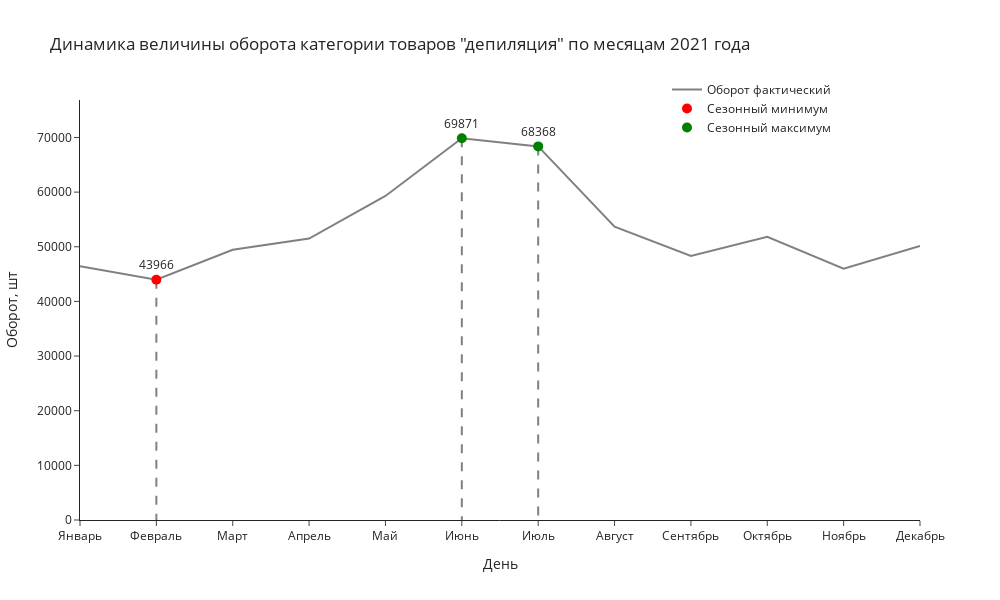
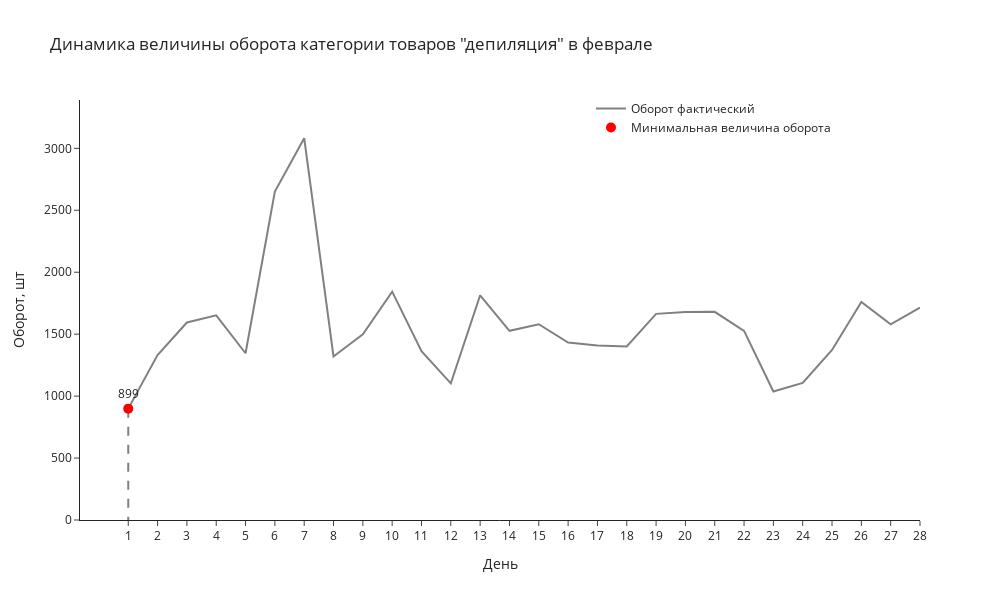
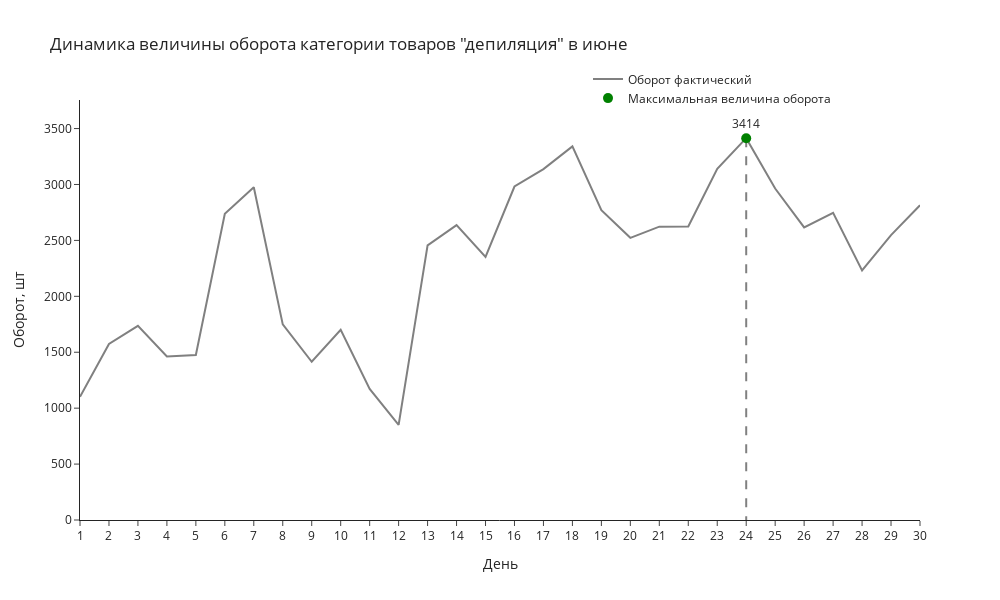
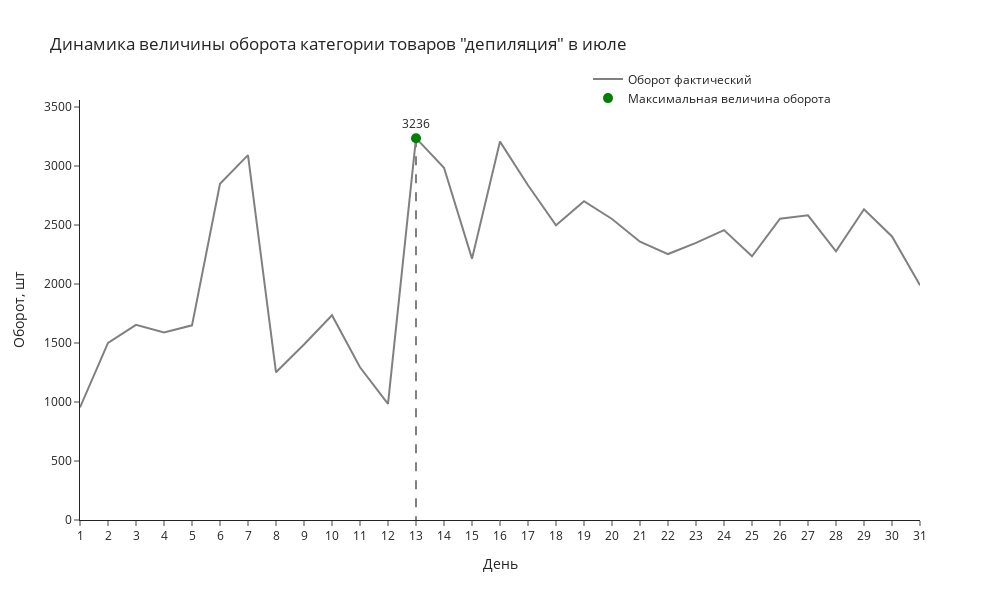

These figures' notebook cell, in order:
### Code cell
find_peak(nes_data)

### Figure 1 — Plotly figure (JSON) as saved in the notebook; plotly's stock layout.template omitted (floating-point values rounded to 4 significant figures)
{"data": [{"line": {"color": "gray", "width": 2}, "mode": "lines", "name": "Оборот фактический", "type": "scatter", "x": ["Январь", "Февраль", "Март", "Апрель", "Май", "Июнь", "Июль", "Август", "Сентябрь", "Октябрь", "Ноябрь", "Декабрь"], "y": [46449, 43966, 49460, 51513, 59304, 69871, 68368, 53665, 48306, 51831, 45994, 50166]}, {"line": {"color": "gray", "dash": "dash", "width": 2}, "mode": "lines", "name": "", "showlegend": false, "type": "scatter", "x": ["Июнь", "Июнь"], "y": [69871, 0]}, {"line": {"color": "gray", "dash": "dash", "width": 2}, "mode": "lines", "name": "", "showlegend": false, "type": "scatter", "x": ["Июль", "Июль"], "y": [68368, 0]}, {"line": {"color": "gray", "dash": "dash", "width": 2}, "mode": "lines", "name": "", "showlegend": false, "type": "scatter", "x": ["Февраль", "Февраль"], "y": [43966, 0]}, {"marker": {"color": "red", "size": 10}, "mode": "markers+text", "name": "Сезонный минимум", "text": ["43966"], "textposition": "top center", "type": "scatter", "x": ["Февраль"], "y": [43966]}, {"marker": {"color": "green", "size": 10}, "mode": "markers+text", "name": "Сезонный максимум", "text": ["69871", "68368"], "textposition": "top center", "type": "scatter", "x": ["Июнь", "Июль"], "y": [69871, 68368]}], "layout": {"height": 600, "legend": {"x": 0.9, "xanchor": "right", "y": 0.9, "yanchor": "bottom"}, "showlegend": true, "title": {"text": "Динамика величины оборота категории товаров \"депиляция\" по месяцам 2021 года"}, "width": 1000, "xaxis": {"title": {"text": "День"}}, "yaxis": {"range": [0, 76860.0], "tickformat": "f.", "title": {"text": "Оборот, шт"}}}}

### Figure 2 — Plotly figure (JSON) as saved in the notebook; plotly's stock layout.template omitted (floating-point values rounded to 4 significant figures)
{"data": [{"line": {"color": "gray", "width": 2}, "mode": "lines", "name": "Оборот фактический", "type": "scatter", "x": ["1", "2", "3", "4", "5", "6", "7", "8", "9", "10", "11", "12", "13", "14", "15", "16", "17", "18", "19", "20", "21", "22", "23", "24", "25", "26", "27", "28"], "y": [899, 1331, 1594, 1652, 1346, 2651, 3082, 1320, 1499, 1843, 1363, 1103, 1814, 1527, 1580, 1432, 1409, 1401, 1664, 1679, 1680, 1527, 1037, 1106, 1373, 1760, 1579, 1715]}, {"line": {"color": "gray", "dash": "dash", "width": 2}, "mode": "lines", "name": "", "showlegend": false, "type": "scatter", "x": ["1", "1"], "y": [899, 0]}, {"marker": {"color": "red", "size": 10}, "mode": "markers+text", "name": "Минимальная величина оборота", "text": ["899"], "textposition": "top center", "type": "scatter", "x": ["1"], "y": [899]}], "layout": {"height": 600, "legend": {"x": 0.9, "xanchor": "right", "y": 0.9, "yanchor": "bottom"}, "showlegend": true, "title": {"text": "Динамика величины оборота категории товаров \"депиляция\" в феврале"}, "width": 1000, "xaxis": {"title": {"text": "День"}}, "yaxis": {"range": [0, 3390.0], "tickformat": "f.", "title": {"text": "Оборот, шт"}}}}

### Figure 3 — Plotly figure (JSON) as saved in the notebook; plotly's stock layout.template omitted (floating-point values rounded to 4 significant figures)
{"data": [{"line": {"color": "gray", "width": 2}, "mode": "lines", "name": "Оборот фактический", "type": "scatter", "x": ["1", "2", "3", "4", "5", "6", "7", "8", "9", "10", "11", "12", "13", "14", "15", "16", "17", "18", "19", "20", "21", "22", "23", "24", "25", "26", "27", "28", "29", "30"], "y": [1101, 1574, 1736, 1463, 1475, 2738, 2975, 1749, 1415, 1701, 1172, 851, 2456, 2637, 2352, 2982, 3137, 3341, 2770, 2523, 2623, 2625, 3141, 3414, 2964, 2616, 2747, 2232, 2547, 2814]}, {"line": {"color": "gray", "dash": "dash", "width": 2}, "mode": "lines", "name": "", "showlegend": false, "type": "scatter", "x": ["24", "24"], "y": [3414, 0]}, {"marker": {"color": "green", "size": 10}, "mode": "markers+text", "name": "Максимальная величина оборота", "text": ["3414"], "textposition": "top center", "type": "scatter", "x": ["24"], "y": [3414]}], "layout": {"height": 600, "legend": {"x": 0.9, "xanchor": "right", "y": 0.97, "yanchor": "bottom"}, "showlegend": true, "title": {"text": "Динамика величины оборота категории товаров \"депиляция\" в июне"}, "width": 1000, "xaxis": {"title": {"text": "День"}}, "yaxis": {"range": [0, 3755.0], "tickformat": "f.", "title": {"text": "Оборот, шт"}}}}

### Figure 4 — Plotly figure (JSON) as saved in the notebook; plotly's stock layout.template omitted (floating-point values rounded to 4 significant figures)
{"data": [{"line": {"color": "gray", "width": 2}, "mode": "lines", "name": "Оборот фактический", "type": "scatter", "x": ["1", "2", "3", "4", "5", "6", "7", "8", "9", "10", "11", "12", "13", "14", "15", "16", "17", "18", "19", "20", "21", "22", "23", "24", "25", "26", "27", "28", "29", "30", "31"], "y": [954, 1501, 1654, 1590, 1650, 2850, 3092, 1252, 1488, 1735, 1294, 984, 3236, 2985, 2215, 3207, 2837, 2498, 2702, 2551, 2359, 2254, 2349, 2457, 2235, 2553, 2582, 2277, 2634, 2403, 1990]}, {"line": {"color": "gray", "dash": "dash", "width": 2}, "mode": "lines", "name": "", "showlegend": false, "type": "scatter", "x": ["13", "13"], "y": [3236, 0]}, {"marker": {"color": "green", "size": 10}, "mode": "markers+text", "name": "Максимальная величина оборота", "text": ["3236"], "textposition": "top center", "type": "scatter", "x": ["13"], "y": [3236]}], "layout": {"height": 600, "legend": {"x": 0.9, "xanchor": "right", "y": 0.97, "yanchor": "bottom"}, "showlegend": true, "title": {"text": "Динамика величины оборота категории товаров \"депиляция\" в июле"}, "width": 1000, "xaxis": {"title": {"text": "День"}}, "yaxis": {"range": [0, 3560.0], "tickformat": "f.", "title": {"text": "Оборот, шт"}}}}
